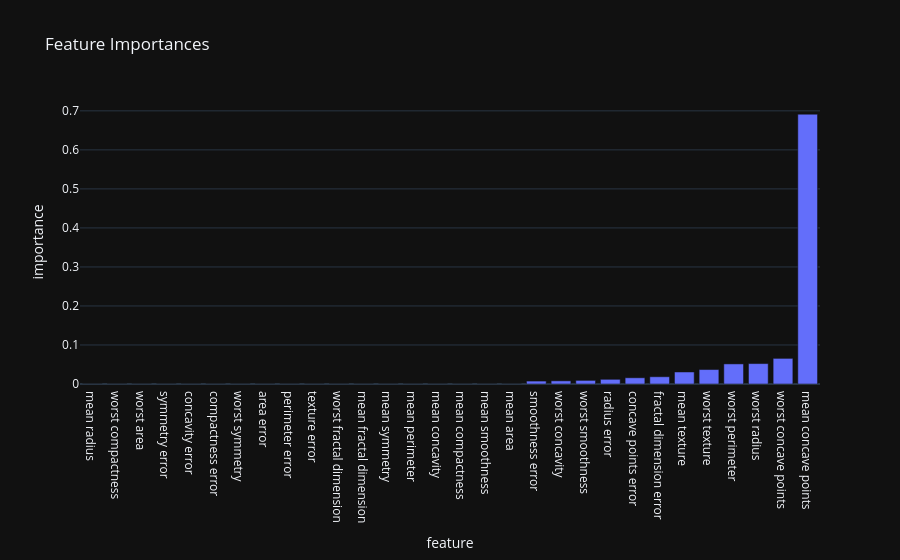

This figure's notebook cell:
### Code cell
px.bar(df, x='feature', y='importance', title='Feature Importances', template='plotly_dark')

### Figure 1 — Plotly figure (JSON) as saved in the notebook; plotly's stock layout.template omitted (floating-point values rounded to 4 significant figures)
{"data": [{"hovertemplate": "feature=%{x}<br>importance=%{y}<extra></extra>", "legendgroup": "", "marker": {"color": "#636efa", "pattern": {"shape": ""}}, "name": "", "orientation": "v", "showlegend": false, "textposition": "auto", "type": "bar", "x": ["mean radius", "worst compactness", "worst area", "symmetry error", "concavity error", "compactness error", "worst symmetry", "area error", "perimeter error", "texture error", "worst fractal dimension", "mean fractal dimension", "mean symmetry", "mean perimeter", "mean concavity", "mean compactness", "mean smoothness", "mean area", "smoothness error", "worst concavity", "worst smoothness", "radius error", "concave points error", "fractal dimension error", "mean texture", "worst texture", "worst perimeter", "worst radius", "worst concave points", "mean concave points"], "xaxis": "x", "y": [0.0, 0.0, 0.0, 0.0, 0.0, 0.0, 0.0, 0.0, 0.0, 0.0, 0.0, 0.0, 0.0, 0.0, 0.0, 0.0, 0.0, 0.0, 0.007513, 0.008069, 0.009233, 0.01198, 0.01593, 0.01855, 0.03081, 0.03705, 0.05149, 0.0523, 0.06565, 0.6914], "yaxis": "y"}], "layout": {"barmode": "relative", "legend": {"tracegroupgap": 0}, "title": {"text": "Feature Importances"}, "xaxis": {"anchor": "y", "domain": [0, 1], "title": {"text": "feature"}}, "yaxis": {"anchor": "x", "domain": [0, 1], "title": {"text": "importance"}}}}
